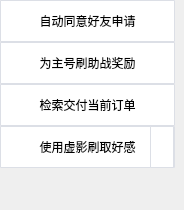
   <widget class="QWidget" name="function2_tab">
    <attribute name="title">
     <string>功能2</string>
    </attribute>
    <widget class="QWidget" name="function1_widget_2" native="true">
     <property name="geometry">
      <rect>
       <x>0</x>
       <y>0</y>
       <width>175</width>
       <height>201</height>
      </rect>
     </property>
     <widget class="QPushButton" name="auto_agree_friend_Button">
      <property name="geometry">
       <rect>
        <x>0</x>
        <y>0</y>
        <width>175</width>
        <height>42</height>
       </rect>
      </property>
      <property name="toolTip">
       <string>&lt;html&gt;&lt;head/&gt;&lt;body&gt;&lt;p&gt;自动同意好友申请&lt;/p&gt;&lt;p&gt;【手动停止】&lt;/p&gt;&lt;/body&gt;&lt;/html&gt;</string>
      </property>
      <property name="styleSheet">
       <string notr="true">QPushButton {
    background-color: #ffffff;
    border: 1px solid #dcdfe6;
    border-radius: 1px;
}

QPushButton:hover {
    background-color: #ecf5ff;
    color: #409eff;
}

QPushButton:pressed, QPushButton:checked {
    border: 1px solid #3a8ee6;
    color: #409eff;
}</string>
      </property>
      <property name="text">
       <string>自动同意好友申请</string>
      </property>
     </widget>
     <widget class="QPushButton" name="brushing_surportAwards_Button">
      <property name="geometry">
       <rect>
        <x>0</x>
        <y>42</y>
        <width>175</width>
        <height>42</height>
       </rect>
      </property>
      <property name="toolTip">
       <string>&lt;html&gt;&lt;head/&gt;&lt;body&gt;&lt;p&gt;为指定的主账号刷取助战奖励&lt;/p&gt;&lt;p&gt;【自动停止】&lt;/p&gt;&lt;/body&gt;&lt;/html&gt;</string>
      </property>
      <property name="styleSheet">
       <string notr="true">QPushButton {
    background-color: #ffffff;
    border: 1px solid #dcdfe6;
    border-radius: 1px;
}

QPushButton:hover {
    background-color: #ecf5ff;
    color: #409eff;
}

QPushButton:pressed, QPushButton:checked {
    border: 1px solid #3a8ee6;
    color: #409eff;
}</string>
      </property>
      <property name="text">
       <string>为主号刷助战奖励</string>
      </property>
     </widget>
     <widget class="QPushButton" name="only_checkSpendThisTradingPost_Button">
      <property name="geometry">
       <rect>
        <x>0</x>
        <y>84</y>
        <width>175</width>
        <height>42</height>
       </rect>
      </property>
      <property name="toolTip">
       <string>&lt;html&gt;&lt;head/&gt;&lt;body&gt;&lt;p&gt;仅只检索当前订单并自动交付&lt;/p&gt;&lt;p&gt;【自动停止】&lt;/p&gt;&lt;/body&gt;&lt;/html&gt;</string>
      </property>
      <property name="styleSheet">
       <string notr="true">QPushButton {
    background-color: #ffffff;
    border: 1px solid #dcdfe6;
    border-radius: 1px;
}

QPushButton:hover {
    background-color: #ecf5ff;
    color: #409eff;
}

QPushButton:pressed, QPushButton:checked {
    border: 1px solid #3a8ee6;
    color: #409eff;
}</string>
      </property>
      <property name="text">
       <string>检索交付当前订单</string>
      </property>
     </widget>
     <widget class="QPushButton" name="useIllusion2_favor_Button">
      <property name="geometry">
       <rect>
        <x>0</x>
        <y>126</y>
        <width>175</width>
        <height>42</height>
       </rect>
      </property>
      <property name="toolTip">
       <string>&lt;html&gt;&lt;head/&gt;&lt;body&gt;&lt;p&gt;刷取固定次数虚影增长好感度&lt;/p&gt;&lt;p&gt;【自动停止】&lt;/p&gt;&lt;/body&gt;&lt;/html&gt;</string>
      </property>
      <property name="styleSheet">
       <string notr="true">QPushButton {
    background-color: #ffffff;
    border: 1px solid #dcdfe6;
    border-radius: 1px;
}

QPushButton:hover {
    background-color: #ecf5ff;
    color: #409eff;
}

QPushButton:pressed, QPushButton:checked {
    border: 1px solid #3a8ee6;
    color: #409eff;
}</string>
      </property>
      <property name="text">
       <string>使用虚影刷取好感</string>
      </property>
     </widget>
     <widget class="QPushButton" name="useIllusion2_favor_settings_Button">
      <property name="geometry">
       <rect>
        <x>150</x>
        <y>126</y>
        <width>24</width>
        <height>42</height>
       </rect>
      </property>
      <property name="styleSheet">
       <string notr="true">QPushButton {
    background-color: #ffffff;
    border: 1px solid #dcdfe6;
    border-radius: 1px;
}

QPushButton:hover {
    background-color: #ecf5ff;
    color: #409eff;
}

QPushButton:pressed, QPushButton:checked {
    border: 1px solid #3a8ee6;
    color: #409eff;
}</string>
      </property>
      <property name="icon">
       <iconset resource="resources/icon/icon.qrc">
        <normaloff>:/icon/settings.png</normaloff>:/icon/settings.png</iconset>
      </property>
     </widget>
    </widget>
   </widget>
